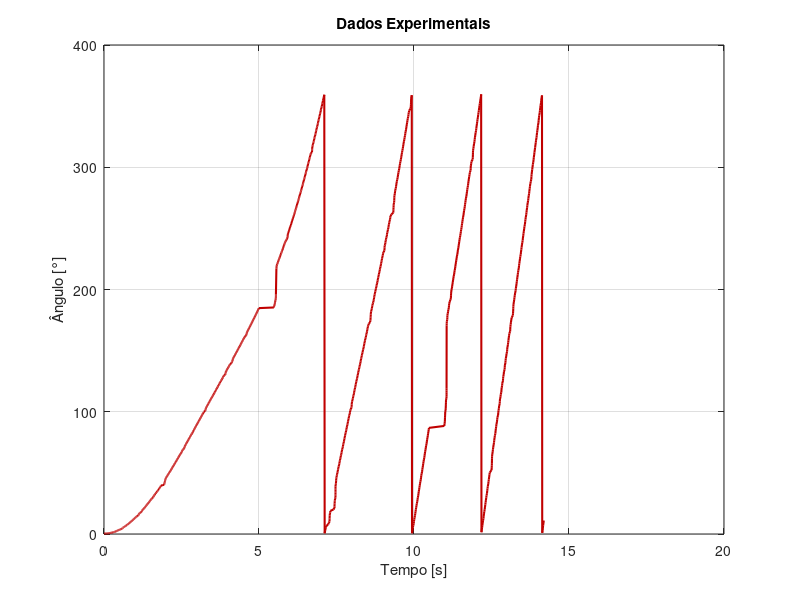
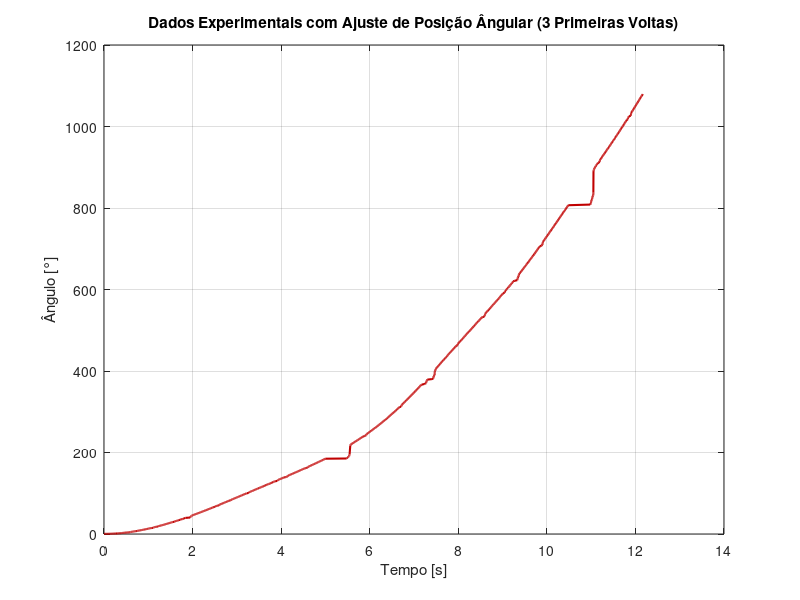

The MATLAB script that drew these images, in order:
clear; clc;

% Apenas para o plot dos dados
angulo = load('angulo.mat').Angulo;
tempo = load('tempo.mat').Tempo;
figure(1);
plot(tempo, angulo, 'LineWidth', 1.5, 'Color', '#C00000');
grid on;
title('Dados Experimentais')
xlabel('Tempo [s]');
ylabel('Ângulo [°]');

% Ajuste do ângulo
figure(2);
tempo = tempo(1:1114);
angulo = [angulo(1:657); angulo(658:929) + 360; angulo(930:1114) + 2*360];
plot(tempo, angulo, 'LineWidth', 1.5, 'Color', '#C00000');
grid on;
title('Dados Experimentais com Ajuste de Posição Ângular (3 Primeiras Voltas)')
xlabel('Tempo [s]');
ylabel('Ângulo [°]');